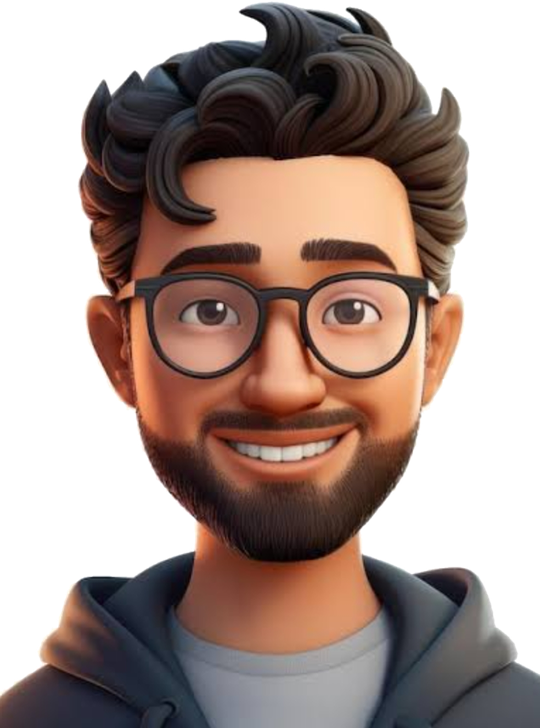
#> input picture generated_animations/avatar/assets/pip_base.png, 540 x 728 px
$ python make_gif.py
#> lines starting #> are read from the running program, lines starting #| are printed output that depends on the picture
### generated_animations/avatar/face.py
"""The presenter Pip is the owner's own picture (assets/pip_base.png, transparent backdrop). This module animates it: lip-sync mouth
shapes and eye blinks are painted over the picture, the rest (nodding, tilting, leaning toward what he points at) is done by moving the
whole picture. Coordinates below are pixels of the ORIGINAL picture (assets/pip_source.jpg); P() maps them into the cut-out.
`Face.frame(mouth, blink)` returns an RGBA numpy array."""
from __future__ import annotations

import json
from functools import lru_cache
from pathlib import Path

import numpy as np
from PIL import Image, ImageDraw, ImageFilter

ASSETS = Path(__file__).parent / "assets"
BASE = ASSETS / "pip_base.png"
SS = 3                                                   # supersampling for the painted shapes
H_OPEN = [0, 10, 20, 32, 44, 56, 68]                     # mouth opening (source px) for the lip-sync levels
W_OPEN = [1.0, 0.99, 0.96, 0.92, 0.88, 0.84, 0.8]
LEVELS = len(H_OPEN)
# the picture's smile: the underside of the upper lip (x, y), left corner -> right corner
LIP = [(440, 966), (480, 978), (530, 984), (580, 982), (630, 972), (680, 958), (708, 948)]
EYES = {"L": (418, 717, 62, 30), "R": (703, 718, 62, 30)}  # eye centre x, y and half width, half height (source px)


class Face:
    def __init__(self):
        meta = json.loads((ASSETS / "pip_meta.json").read_text())
        self.ox, self.oy, self.k = meta["ox"], meta["oy"], meta["scale"]
        self.base = Image.open(BASE).convert("RGBA")
        self.size = self.base.size
        self.mouths = [self._mouth(i) for i in range(1, LEVELS)]
        self.lids = {side: [self._lid(side, f) for f in (0.55, 1.0)] for side in EYES}

    def P(self, x, y):
        return ((x - self.ox) * self.k * SS, (y - self.oy) * self.k * SS)

    def _layer(self):
        return Image.new("RGBA", (self.size[0] * SS, self.size[1] * SS), (0, 0, 0, 0))

    def _finish(self, layer, blur=0.0):
        out = layer.resize(self.size, Image.LANCZOS)
        return out.filter(ImageFilter.GaussianBlur(blur)) if blur else out

    @staticmethod
    def _curve(pts, n=40):
        xs = np.array([p[0] for p in pts], float)
        ys = np.array([p[1] for p in pts], float)
        gx = np.linspace(xs[0], xs[-1], n)
        return gx, np.interp(gx, xs, ys)

    def _mouth(self, i: int):
        h, wf = H_OPEN[i], W_OPEN[i]
        gx, gy = self._curve(LIP)
        mid = (gx[0] + gx[-1]) / 2
        half = (gx[-1] - gx[0]) / 2
        keep = np.abs(gx - mid) <= half * wf
        gx, gy = gx[keep], gy[keep]
        u = (gx - mid) / (half * wf)
        depth = h * np.clip(1 - u * u, 0, 1) ** 0.6
        im = self._layer()
        d = ImageDraw.Draw(im)
        lip_col = (196, 118, 96, 255)                                         # the picture's lower-lip colour
        # lower lip: a band under the cavity (repaints chin skin/beard a little lower)
        band = [self.P(x, y + dd - 2) for x, y, dd in zip(gx, gy, depth)] + [self.P(x, y + dd + 30 + 0.2 * h) for x, y, dd in zip(gx[::-1], gy[::-1], depth[::-1])]
        d.polygon(band, fill=lip_col)
        # cavity
        cav = [self.P(x, y - 1) for x, y in zip(gx, gy)] + [self.P(x, y + dd) for x, y, dd in zip(gx[::-1], gy[::-1], depth[::-1])]
        d.polygon(cav, fill=(58, 20, 22, 255))
        if h >= 10:                                                           # upper teeth
            th = min(15.0, 6 + h * 0.18)
            t = [self.P(x, y - 1) for x, y in list(zip(gx, gy))[3:-3]] + [self.P(x, y + th * np.clip(1 - uu * uu, 0, 1) ** 0.4)
                                                                         for x, y, uu in list(zip(gx, gy, u))[3:-3][::-1]]
            d.polygon(t, fill=(246, 244, 240, 255))
        if h >= 34:                                                           # tongue
            cx = mid + 8
            cy = float(np.interp(cx, gx, gy)) + h * 0.8
            x0, y0 = self.P(cx - 46, cy - 14)
            x1, y1 = self.P(cx + 46, cy + 10)
            d.ellipse((x0, y0, x1, y1), fill=(196, 96, 98, 255))
        return self._finish(im, 0.6)

    def _sample(self, sx, sy):
        px = np.asarray(self.base)
        x, y = int((sx - self.ox) * self.k), int((sy - self.oy) * self.k)
        return tuple(int(v) for v in px[y - 1:y + 2, x - 1:x + 2, :3].reshape(-1, 3).mean(0))

    def _lid(self, side, frac):
        cx, cy, ew, eh = EYES[side]
        im = self._layer()
        d = ImageDraw.Draw(im)
        col = self._sample(cx, cy + 42) + (255,)                              # skin just under the eye
        top = cy - eh - 4
        bottom = top + (2 * eh + 10) * frac
        d.ellipse((*self.P(cx - ew, top), *self.P(cx + ew, bottom)), fill=col)
        a, b = self.P(cx - ew + 6, bottom - 22), self.P(cx + ew - 6, bottom + 8)
        d.arc((*a, *b), 15, 165, fill=(38, 26, 24, 255), width=int(3.5 * SS))
        return self._finish(im, 2.2)

    def frame(self, mouth: float = 0.0, blink: float = 0.0, sticker: bool = False) -> np.ndarray:
        """mouth 0..1 (0 = the picture's own closed smile), blink 0..1 (1 = shut). sticker=True adds a white paper-cut border and a soft shadow (the vox look)."""
        im = self.base.copy()
        lv = int(round(max(0.0, min(1.0, mouth)) * (LEVELS - 1)))
        if lv > 0:
            im.alpha_composite(self.mouths[lv - 1])
        if blink > 0.08:
            k = 0 if blink < 0.6 else 1
            for side in EYES:
                im.alpha_composite(self.lids[side][k])
        if sticker:
            im = _sticker(im)
        return np.asarray(im)


# [14 lines left out: function _sticker, not called in this run]


@lru_cache(maxsize=1)
def get() -> Face:
    return Face()

### generated_animations/avatar/make_gif.py
"""Writes assets/pip_speaking.gif (transparent background) and pip_speaking.webp (transparent, smooth edges): the presenter picture talking
(lip-sync cycle + blink + a little sway). Run: python -m generated_animations.avatar.make_gif"""
import math
from pathlib import Path

from PIL import Image

from . import face

A = Path(__file__).parent / "assets"


def main(fps: int = 15, seconds: float = 4.0, width: int = 320):
    f = face.get()
#> (reads generated_animations/avatar/assets/pip_meta.json from the repository)
#> in __init__, self.base is the input picture: PIL image 540x728 RGBA; mean R, G, B, A 75.3, 56.9, 50.2, 159.2
#> in _mouth, `im = self._layer()`: im: PIL image 1620x2184 RGBA; every value is 0
#> in _finish, `out = layer.resize(self.size, Image.LANCZOS)`:
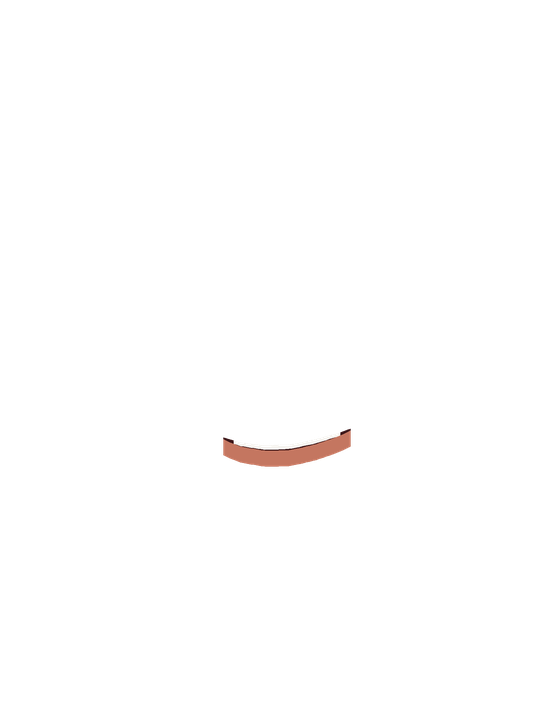
#> out: PIL image 540x728 RGBA; mean R, G, B, A 1.6, 1.1, 0.9, 1.7; transparent parts drawn white
#> in __init__, `self.mouths = [self._mouth(i) for i in range(1, LEVELS)]`: self.mouths = 6 items
#> in _lid, `col = self._sample(cx, cy + 42) + (255,)`: col = (195, 129, 113, 255)
#> in __init__, `self.lids = {side: [self._lid(side, f) for f in (0.55, 1.0)] for side ..`: self.lids = 2 items
    frames = []
    for i in range(int(fps * seconds)):
        t = i / fps
        syl = abs(math.sin(t * 9.5)) * (0.55 + 0.45 * math.sin(t * 2.3)) if (t % 2.0) < 1.5 else 0.0   # syllables, then a pause
        blink = 1.0 if 2.55 < t < 2.72 else 0.0
        im = Image.fromarray(f.frame(syl, blink))
        sway = math.sin(t * 2 * math.pi / seconds * 2) * 1.5
        im = im.rotate(sway, resample=Image.BICUBIC, center=(im.width / 2, im.height * 0.9))
        frames.append(im.resize((width, round(width * im.height / im.width)), Image.LANCZOS))
#> this loop made 60 passes
#> pass 2, in main, `im = im.rotate(sway, resample=Image.BICUBIC, center=(im.width / 2, im...`:
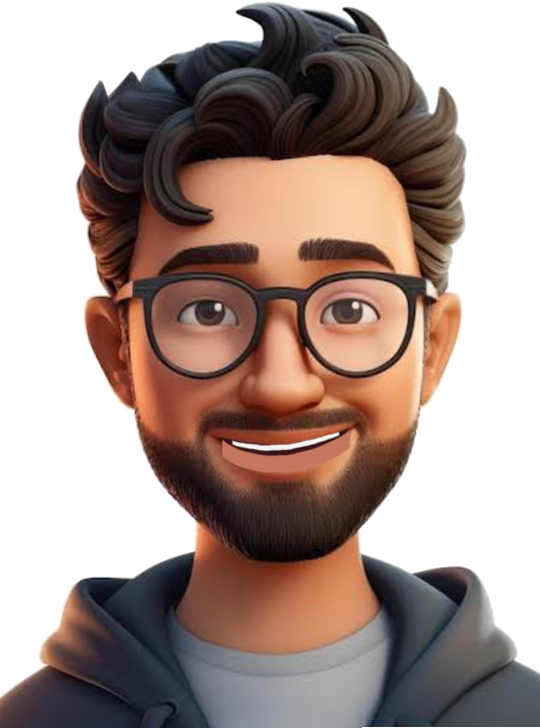
#> im: PIL image 540x728 RGBA; mean R, G, B, A 74.3, 55.9, 49.2, 159; transparent parts drawn white
#> after the loop:
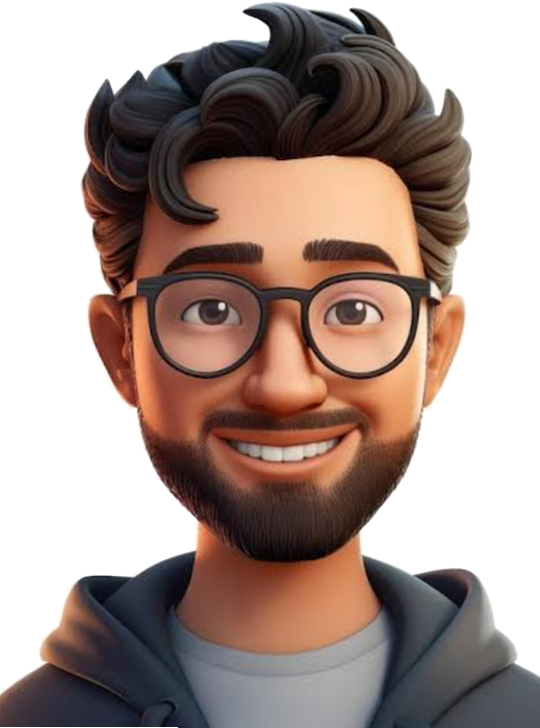
#> im: PIL image 540x728 RGBA; mean R, G, B, A 74.2, 55.9, 49.2, 159; transparent parts drawn white
#> after the loop, frames = 60 items
    frames[0].save(A / "pip_speaking.gif", save_all=True, append_images=frames[1:], duration=int(1000 / fps), loop=0, disposal=2, optimize=False)
    frames[0].save(A / "pip_speaking.webp", save_all=True, append_images=frames[1:], duration=int(1000 / fps), loop=0, lossless=False, quality=90)


if __name__ == "__main__":
    main()
